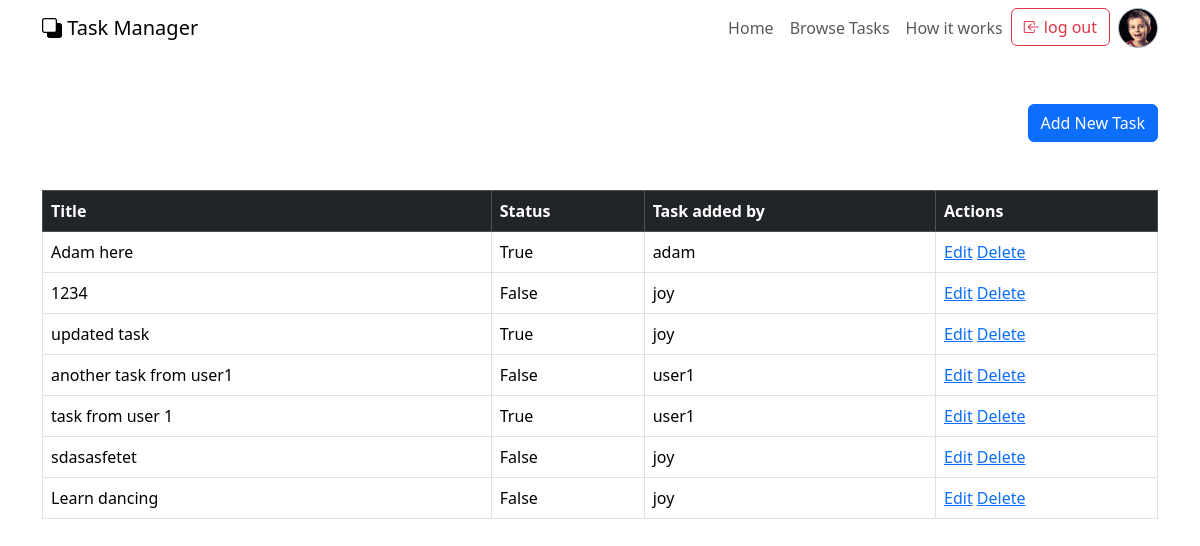
The app's page /all-tasks/ (signed in) with its own data.
### taskList_app/models.py (models this page shows, shortened)
class TaskList(models.Model):
    title = models.CharField(max_length=80)
    done = models.BooleanField(default=False)
    user = models.ForeignKey(User, on_delete=models.CASCADE)
    class Meta:
        ordering = ["-id"]

### taskList_app/views.py (the view)
# urls.py: path('all-tasks/', views.allTasks, name="all-task"),
@login_required
def allTasks(request):
    avatar = None
    try:
        avatar = ProfileImg.objects.get(user=request.user).profileImg.url
    except:
        avatar = ""
    task = TaskList.objects.all()
    users = User.objects.all()
    return render(request, "tasklist.html", {"avatar": avatar, "tasks": task, "users": users})

### taskList_app/templates/tasklist.html (shortened to what this page needs)
{% extends "base.html" %}
{% if request.user.is_authenticated %}
    {% block main %}
    <div class="container">
        <div class="mb-5 d-flex justify-content-end ">
            <button class="btn btn-primary mt-5" data-bs-toggle="modal" data-bs-target="#addtaskModal">Add New Task</button>
        </div>
        <table class="table table-bordered ">
            <thead>
                <tr class="table-dark">
                    <th>Title</th>
                    <th>Status</th>
                    <th>Task added by</th>
                    <th>Actions</th>
                </tr>
            </thead>
            <tbody>
                {% for task in tasks %}
                    <tr>
                        <td>{{task.title}}</td>
                        <td>{{task.done}}</td>
                        <td>{{task.user}}</td>
                        <td>
                            <a href="#" data-bs-toggle="modal" data-bs-target="#editTaskModal{{ forloop.counter }}">Edit</a>
                            <a href="{% url "delete-task" task.id %}">Delete</a>
                        </td>
                    </tr>
                {% endfor %}
            </tbody>
        </table>
    </div>
    {% endblock main %}
{% endif %}

### templates/base.html (shortened to what this page needs)
<!doctype html>
<html lang="en">
  <head>
    <link rel="stylesheet" href="https://cdn.jsdelivr.net/npm/bootstrap-icons@1.11.1/font/bootstrap-icons.css">
    <link href="https://cdn.jsdelivr.net/npm/bootstrap@5.3.2/dist/css/bootstrap.min.css" rel="stylesheet">
  </head>
  <body>
    {% include "navbar.html" %}
    {% block main %}{% endblock main %}
  </body>
</html>

### taskList_app/templates/navbar.html (shortened to what this page needs)
{% load static %}
<nav class="navbar navbar-expand-lg">
    <div class="container">
        <a class="navbar-brand" href="/">
            <i class="bi-back"></i>
            <span>Task Manager</span>
        </a>
        <div class="collapse navbar-collapse" id="navbarNav">
            <ul class="navbar-nav ms-auto">
                <li class="nav-item">
                    <a class="nav-link click-scroll" href="/">Home</a>
                </li>
                <li class="nav-item">
                    <a class="nav-link click-scroll" href="{% url "all-task" %}">Browse Tasks</a>
                </li>
                <li class="nav-item">
                    <a class="nav-link click-scroll" href="{% url "how-it-works" %}">How it works</a>
                </li>
                {% if not request.user.is_authenticated %}
                  <li class="nav-item">
                    <a class="btn btn-info me-2 mb-2 mb-lg-0" data-bs-toggle="modal" data-bs-target="#loginModal" href="#section_4">LogIn</a>
                  </li>
                  <li class="nav-item">
                      <a class="btn btn-outline-info" href="{% url "signup" %}">SignUp</a>
                  </li>
                  {% else %}
                  <li class="nav-item">
                    <a class="btn btn-outline-danger me-2 " href="{% url "logout" %}"><i class="bi bi-box-arrow-in-left"></i> log out</a>
                </li>
                {% endif %}
            </ul>
            <div class="d-none d-lg-block">
               {% if request.user.is_authenticated %}
                <div class="d-flex justify-content-center align-items-center bg-info border border-dark-subtle rounded-circle"
                 style="width: 40px; height: 40px; background-image: url('{{ avatar }}'); background-size: cover; background-position: center;">
                </div>
               {% endif %}
            </div>
        </div>
    </div>
</nav>

### records on screen
TaskList: title "Adam here", done "True", user "adam"
TaskList: title "1234", done "False", user "joy"
TaskList: title "updated task", done "True", user "joy"
TaskList: title "another task from user1", done "False", user "user1"
TaskList: title "task from user 1", done "True", user "user1"
TaskList: title "sdasasfetet", done "False", user "joy"
TaskList: title "Learn dancing", done "False", user "joy"
